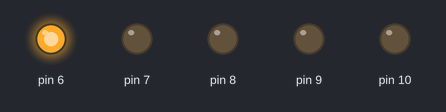
A sketch run on a simulated Arduino Uno, built with avr-gcc and run on an emulated ATmega328P. On the bench: output pins drawn as LEDs (lit = HIGH).

Above: at 0.05 s.
At 0.45 s:
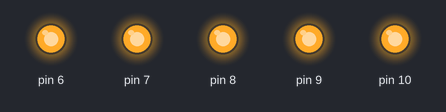
At 0.65 s:
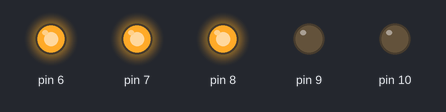
At 1.35 s:
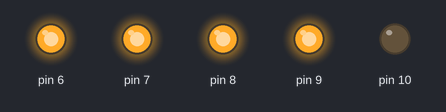
At 1.95 s:
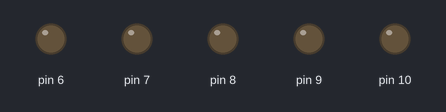
At 2.75 s:
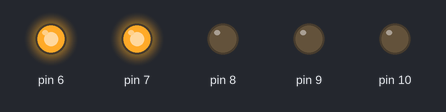
Timing chart, 0 to 3.0 s (numbered marks = the images above):
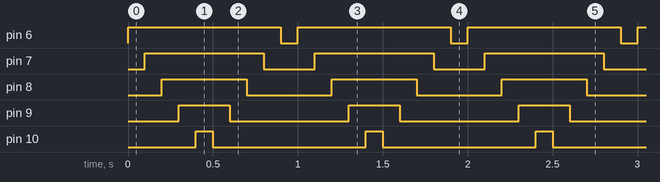

Measured:
- by itself, pin 6: alternates HIGH for 0.90 s and LOW for 0.10 s
- by itself, pin 7: alternates HIGH for 0.70 s and LOW for 0.30 s
- by itself, pin 8: alternates HIGH for 0.50 s and LOW for 0.50 s
- by itself, pin 9: alternates HIGH for 0.30 s and LOW for 0.70 s
- by itself, pin 10: alternates HIGH for 0.10 s and LOW for 0.90 s

The sketch:

_05_LedFor.ino.ino
```cpp
void setup() {
  for(int x=6; x <= 10;x++)
  {
    pinMode(x, OUTPUT);
  }
}

void loop() {
  int delay_led = 100;
  int delay_restart = 500;

 for(int x=6; x <= 10;x++)
  {
    digitalWrite(x, HIGH);
    delay(delay_led);
  }

  for(int x=10; x >= 6; x--)
  {
    digitalWrite(x, LOW);
    delay(delay_led);
  }

 // delay(delay_restart);
}
```
